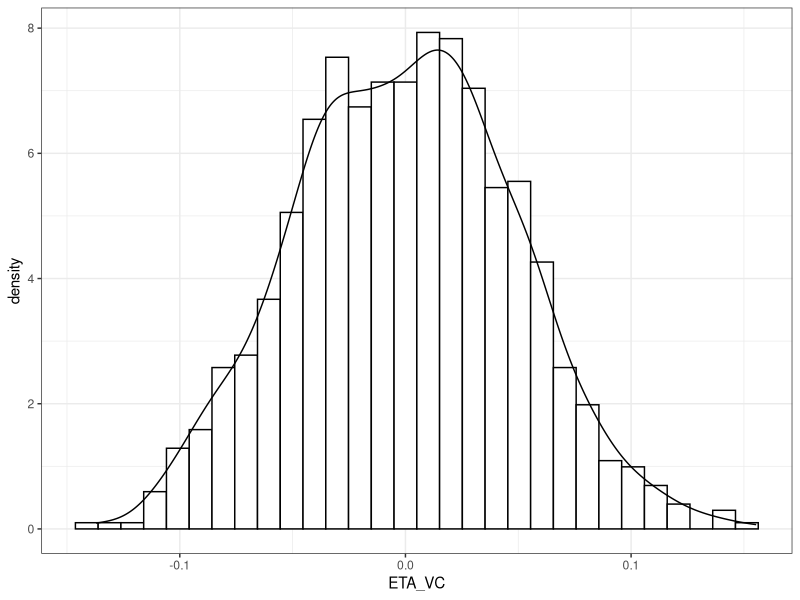
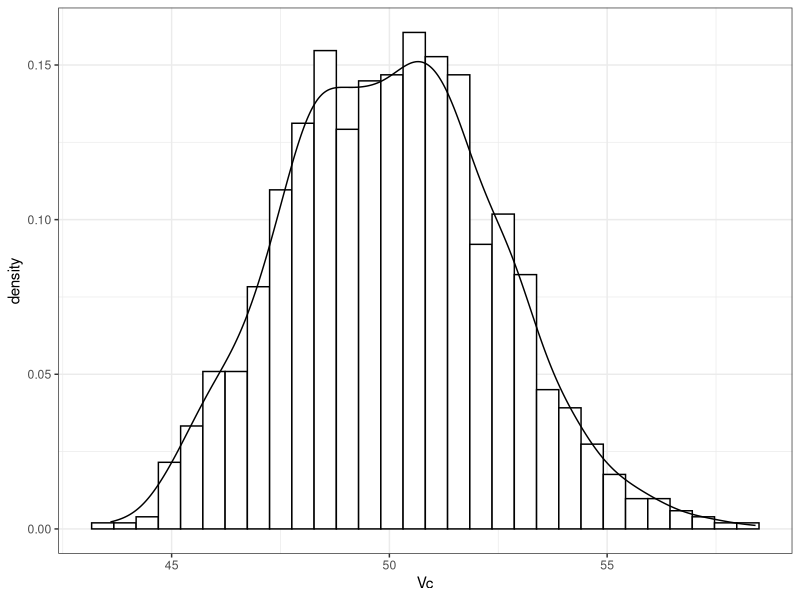
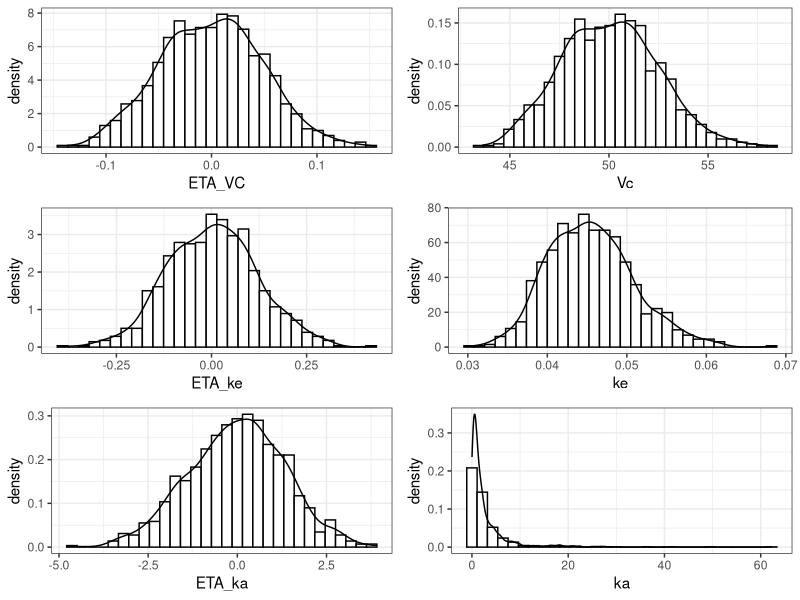
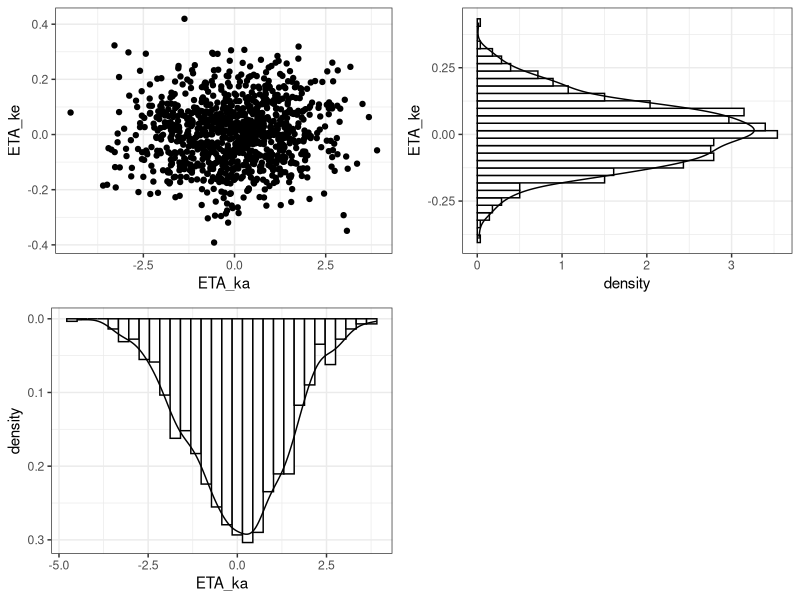
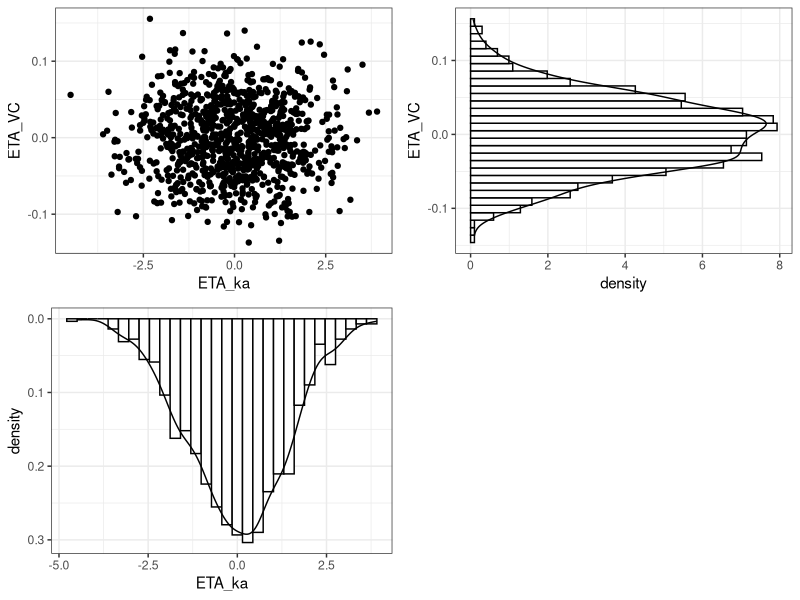
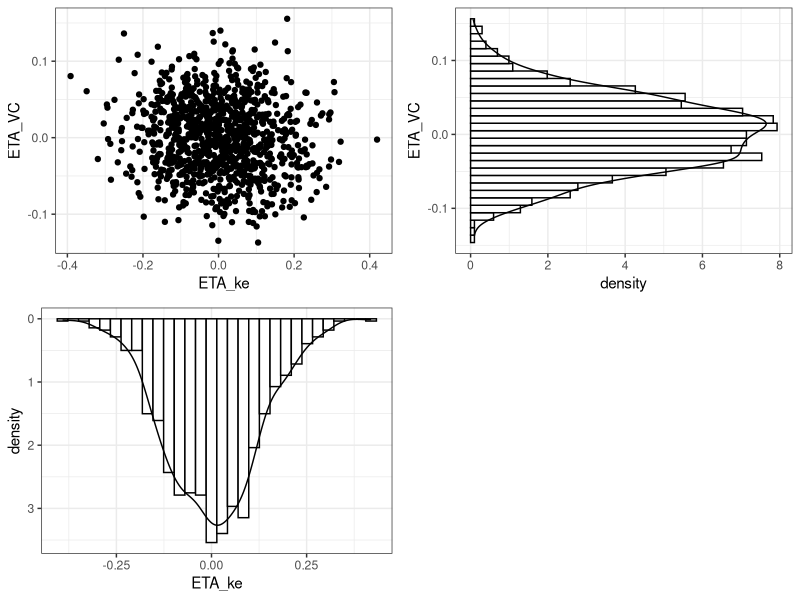
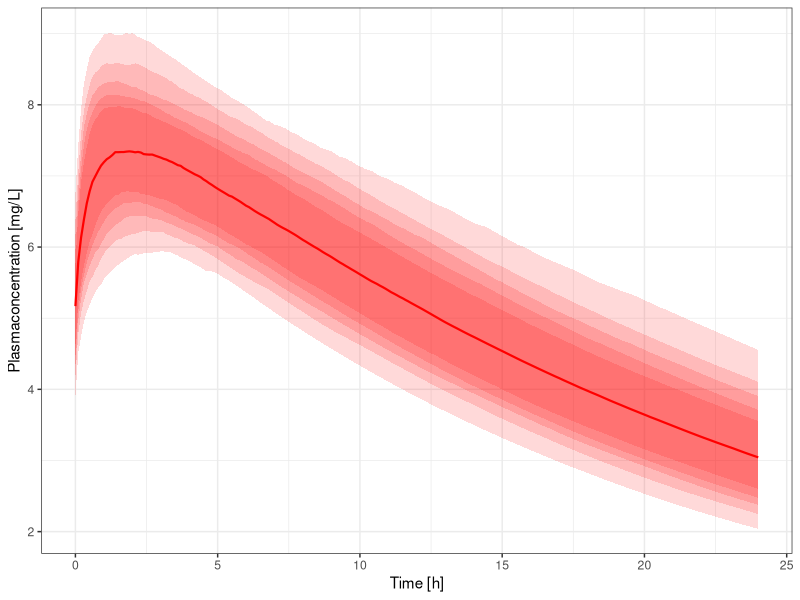

R code for these plots, in order:

library(ggplot2)

##
## Wichtig ist also die Variabilität in den PK - Parametern
## 

### Modelliert wird das allerdings nicht so wie wir das hier gesehen haben mit Mittelwert +/- SD, weil die 
### Parameter dabei theoretisch kleiner 0 werden können.

## Eine Variante, wie die Parameter stets über Null liegen ist die Darstellung zum Beispiel für Vc:

## Vc = Vpop * exp(ETA_VC)

## Wobei ETA_VC aus einer Normalverteilung mit dem Mittelwert 0 und der SD = omega kommt

## in R =>

Vpop <- 50 #L

omega_vc <- 0.05 # SD des Random Effects

ETA_VC <- rnorm(n=1000, mean=0, sd=omega_vc)

Vc <- Vpop * exp(ETA_VC)

dat <- data.frame(n=1:1000, ETA_VC, Vc)

pl1 <- ggplot(data = dat) + geom_histogram(aes(x=ETA_VC, y=..density..), fill="white", colour="black") + 
  geom_density(aes(y=..density.., x=ETA_VC)) + theme_bw()

pl1

pl2 <- ggplot(data = dat) + geom_histogram(aes(x=Vc, y=..density..), fill="white", colour="black") + 
  geom_density(aes(y=..density.., x=Vc)) + theme_bw()

pl2

##
## Da man nicht nur einen PK Parameter mit Unsicherheit hat, sondern immer mehrere können wir für die anderen Parameter auch eine
## ähnliche Formel aufstellen

ke_pop <- 0.045 #1/h

omega_ke <- 0.12

ETA_ke <- rnorm(n=1000, mean=0, sd=omega_ke)

ke <- ke_pop * exp(ETA_ke)

dat <- cbind(dat, ke)


## und für ka das gleiche

ka_pop <- 1.25 # 1/h

omega_ka <- 1.34

ETA_ka <- rnorm(n=1000, mean = 0, sd=omega_ka)

ka <- ka_pop * exp(ETA_ka)

dat <- cbind(dat, ka)



## Jetzt schauen wir uns die weiteren plots an

pl3 <- ggplot(data = dat) + geom_histogram(aes(x=ETA_ke, y=..density..), fill="white", colour="black") + 
  geom_density(aes(y=..density.., x=ETA_ke)) + theme_bw()



pl4 <- ggplot(data = dat) + geom_histogram(aes(x=ke, y=..density..), fill="white", colour="black") + 
  geom_density(aes(y=..density.., x=ke)) + theme_bw()


pl5 <- ggplot(data = dat) + geom_histogram(aes(x=ETA_ka, y=..density..), fill="white", colour="black") + 
  geom_density(aes(y=..density.., x=ETA_ka)) + theme_bw()


pl6 <- ggplot(data = dat) + geom_histogram(aes(x=ka, y=..density..), fill="white", colour="black") + 
  geom_density(aes(y=..density.., x=ka)) + theme_bw()


gridExtra::grid.arrange(pl1, pl2, pl3, pl4, pl5, pl6, nrow=3, ncol=2)

##
## Um die zufälligen Effekte alle zusammen zu halten bildet man die sogenannte omega-Matrix eine symmetrische Matrix deren 
## Diagonalen Elemente normalerweise die Varianz der Random Effects tragen
## in R =>

omega_mat <- matrix(c(omega_vc^2, 0, 0,
                      0, omega_ke^2, 0,
                      0, 0, omega_ka^2), nrow = 3, ncol=3)


omega_mat

# In die Nicht-Diagnolen Felder stehen die Kovarianzen (wenn zwei random Effekte miteinander korrelieren)
#
##
## Lasst uns schauen, ob die zufälligen Effekte korrelieren

pl7 <- ggplot(data = dat) + geom_point(aes(x=ETA_ka, y=ETA_ke)) + theme_bw()
pl8 <- ggplot(data = dat) + geom_point(aes(x=ETA_ka, y=ETA_VC)) + theme_bw()
pl9 <- ggplot(data = dat) + geom_point(aes(x=ETA_ke, y=ETA_VC)) + theme_bw()

gridExtra::grid.arrange(pl7, pl3+coord_flip(), pl5+scale_y_reverse(),  nrow=2, ncol=2)
gridExtra::grid.arrange(pl8, pl1+coord_flip(), pl5+scale_y_reverse(),  nrow=2, ncol=2)
gridExtra::grid.arrange(pl9, pl1+coord_flip(), pl3+scale_y_reverse(),  nrow=2, ncol=2)

##
## -- puhh --- zum Glück keine Korrelationen zu erkennen. Die "off-diagnol" Felder bleiben bei Null ...... erstmal :-)
##


## Erzeugen wir unsere Simulationen


## PK model for steady state 1-cmt oral first order absorption and first order elimination
pk_model_ss<- function(AMT, F_oral, Vc, ke, ka, time, tau=12){
  conc <- F_oral*AMT/Vc *(ka/(ka-ke))*( (exp(-ke*(time) )/(1-exp(-ke*tau))) - (exp(-ka*(time) )/(1-exp(-ka*tau))) )
  return(conc)
}

times = seq(from=0, to=24, by=0.1)

## 1000 Kurven mit diesem Modell generieren

dat_mc <- NULL

  ## MC simulation der PK-Resultate n Verschiedene Kurven erzeugen je nachdem ob steady state oder single dose
  for(i in 1:1000){

      CP_mc <-  pk_model_ss(AMT=200, 
                            F_oral=0.87, 
                            dat$Vc[i], 
                            dat$ke[i], 
                            dat$ka[i], 
                            times) 
    ## Jede Spalte enthält eine Simulation => 1000 Spalten werden im laufe der Schleife erzeugt
    dat_mc <- cbind(dat_mc, CP_mc)
  }

## Bewirkt ein drehen der Tabelle um 90° => Spalten werden zu Zeilen und Zeilen zu spalten
## In jeder Spalte stehen jetzt die 1000 Simulationen für jeden einzelnen Zeitpunkt
## Jede Spalte steht für einen Zeitpunkt der simuliert wurde (diese Zeitpunkte sind in times hinterlegt)
transposed_data <- t(dat_mc)

## Jede Spalte wird jetzt auf 11 Zeilen eingeschrumpft => Eine Zeile für das 5, 10, 15, 20, 25% Percentil, Median 
## und 75,80,85,90 und 95% Percentil
s <- apply(transposed_data,2,function(x) quantile(x,probs=c(0.05,0.1,0.15,0.2,0.25,0.5,0.75,0.8,0.85,0.9,0.95)))

# diese Perzentile liegen danach in s[1, ], s[2, ],  s[3, ] ....

## Ergebnisse zusammenfassen in einem data.frame
plot_dat <- data.frame(TIME=times, CP_min_1=s[1,], CP_min_2=s[2,], CP_min_3=s[3,], CP_min_4=s[4,], CP_min_5=s[5,], 
                       CP=s[6,], 
                       CP_max_1=s[7,], CP_max_2=s[8,],CP_max_3=s[9,],CP_max_4=s[10,],CP_max_5=s[11,])

my_beautiful_colour = "red"

pl <- ggplot(plot_dat) + geom_line(aes(x=TIME, y=CP), colour=my_beautiful_colour, size=0.75) + 
  geom_ribbon(aes(x=TIME, ymax=CP_max_5, ymin=CP_min_1), alpha=0.15, fill=my_beautiful_colour) +
  geom_ribbon(aes(x=TIME, ymax=CP_max_4, ymin=CP_min_2), alpha=0.15, fill=my_beautiful_colour) +
  geom_ribbon(aes(x=TIME, ymax=CP_max_3, ymin=CP_min_3), alpha=0.15, fill=my_beautiful_colour) +
  geom_ribbon(aes(x=TIME, ymax=CP_max_2, ymin=CP_min_4), alpha=0.15, fill=my_beautiful_colour) +
  geom_ribbon(aes(x=TIME, ymax=CP_max_1, ymin=CP_min_5), alpha=0.15, fill=my_beautiful_colour) +
  theme_bw() + xlab("Time [h]") + ylab("Plasmaconcentration [mg/L]")

pl


